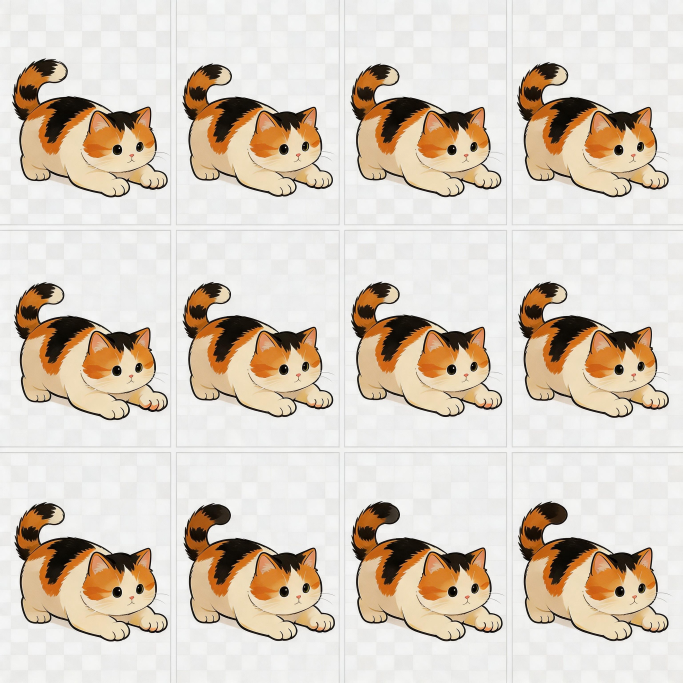
#> input picture 美术资源/live-三花猫.png, 2048 x 2048 px (shown at 1/3 size)
$ python -i process_art.py   (imports and definitions only)
#> lines starting #> are read from the running program, lines starting #| are printed output that depends on the picture; after the words box and inside, x2 and y2 are one past the last pixel; in counts of white or black regions, pixels touching at a corner belong together
"""
美术资源处理流水线：
- 源图为 RGB（背景是烘焙进像素的浅色/棋盘格），统一做「边缘连通浅色」去背 -> 加 alpha 透明通道。
- 猫咪精灵表按网格切帧，每帧只保留最大连通块（自动去掉序号/字母标签/Meow气泡/水印），
  再按所有帧的公共包围盒对齐裁切，输出横向 sprite strip + 单帧。
- 道具单体图：去背 + 自动裁切，输出透明 PNG。
用法：python tools/process_art.py
"""
import os
import numpy as np
from PIL import Image
from scipy import ndimage

SRC = "美术资源"
V3 = os.path.join(SRC, "猫咖素材V3.0")
# 处理后的素材先放仓库根 art-export/ 暂存区，不直接进 miniprogram，
# 避免未接入前就撑爆主包 2MB 限制；接入动画系统时再按分包/CDN 搬运。
OUT = "art-export"


# [5 lines left out: function find, not called in this run]


def foreground_mask(rgb):
    """返回前景布尔mask：去掉与边缘连通的浅色/低饱和背景，保留被描边包住的浅色（白毛等）。"""
    r = rgb[:, :, 0].astype(np.int16)
    g = rgb[:, :, 1].astype(np.int16)
    b = rgb[:, :, 2].astype(np.int16)
    mn = np.minimum(np.minimum(r, g), b)
    mx = np.maximum(np.maximum(r, g), b)
    lightish = (mn > 200) & ((mx - mn) < 30)
    bg = np.zeros(lightish.shape, dtype=bool)
    # 边缘连通的浅色才算背景
    lbl, n = ndimage.label(lightish)
    border_labels = set(lbl[0, :]) | set(lbl[-1, :]) | set(lbl[:, 0]) | set(lbl[:, -1])
    border_labels.discard(0)
    if border_labels:
        bg = np.isin(lbl, list(border_labels))
    fg = ~bg
    # 去掉前景里的细碎噪点
    fg = ndimage.binary_opening(fg, iterations=1)
    fg = ndimage.binary_closing(fg, iterations=2)
    return fg


def to_rgba(rgb, fg):
    h, w = fg.shape
    rgba = np.dstack([rgb, np.where(fg, 255, 0).astype(np.uint8)])
    return rgba


def largest_component(fg):
    lbl, n = ndimage.label(fg)
    if n == 0:
        return fg
    sizes = ndimage.sum(np.ones_like(lbl), lbl, range(1, n + 1))
    keep = np.argmax(sizes) + 1
    return lbl == keep


def bbox(mask):
    ys, xs = np.where(mask)
    if len(ys) == 0:
        return None
    return xs.min(), ys.min(), xs.max() + 1, ys.max() + 1


def autocrop_rgba(rgba, pad=8):
    a = rgba[:, :, 3] > 8
    bb = bbox(a)
    if bb is None:
        return Image.fromarray(rgba)
    x0, y0, x1, y1 = bb
    x0 = max(0, x0 - pad); y0 = max(0, y0 - pad)
    x1 = min(rgba.shape[1], x1 + pad); y1 = min(rgba.shape[0], y1 + pad)
    return Image.fromarray(rgba[y0:y1, x0:x1])


def process_prop(src, out_name, max_dim=512):
#> called with src = '../美术资源/live-三花猫.png', out_name = 'out.png', max_dim = 512
    rgb = np.array(Image.open(src).convert("RGB"))
#> rgb is the input picture: shape (2048, 2048, 3); mean R, G, B 217.2, 206.1, 193
    fg = foreground_mask(rgb)
#> in foreground_mask, `b = rgb[:, :, 2].astype(np.int16)`:
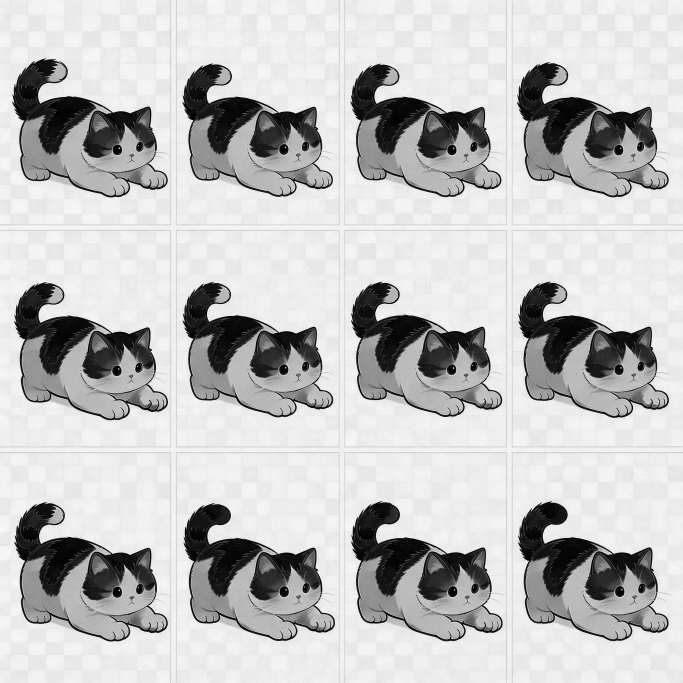
#> b: shape (2048, 2048) int16 (shown at 1/3 size); min 0, max 255, mean 193
#> in foreground_mask, `lightish = (mn > 200) & ((mx - mn) < 30)`:
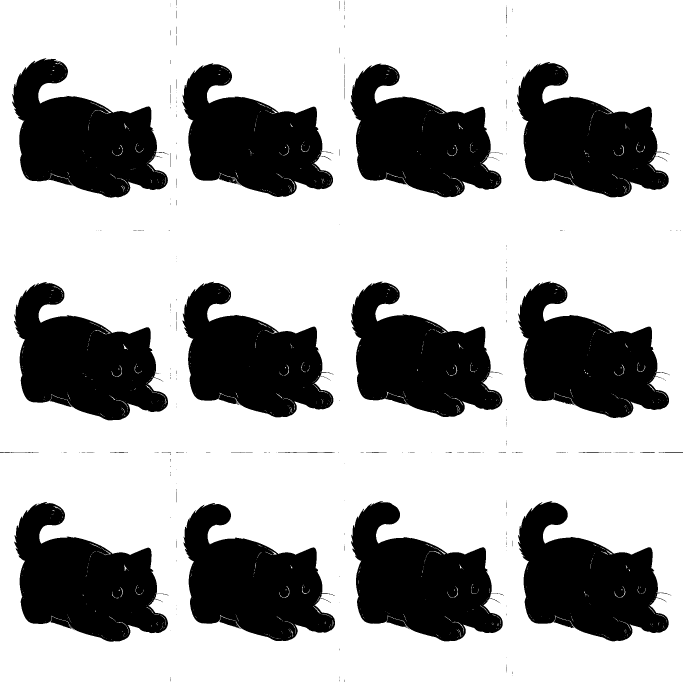
#> lightish: shape (2048, 2048) bool (shown at 1/3 size); 68.1% white; 318 black regions (269 under 20 px), largest, box (x1, y1, x2, y2) and area: (43, 1506, 504, 1925) 114899, (36, 175, 505, 593) 114723, (42, 846, 504, 1261) 113665
#> in foreground_mask, `lbl, n = ndimage.label(lightish)`:
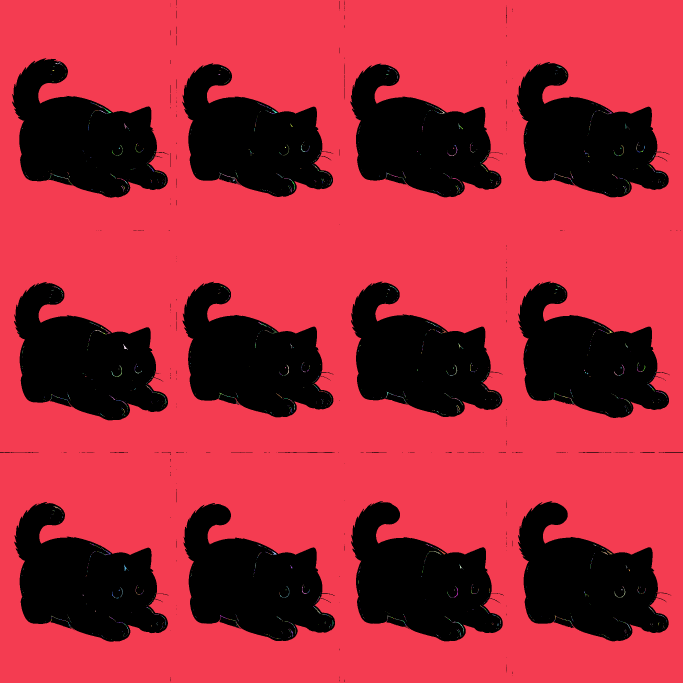
#> lbl: shape (2048, 2048) int32 (shown at 1/3 size); 2671 distinct labels, from 0 to 2670; one colour per label, 0 black
#> in foreground_mask, `lbl, n = ndimage.label(lightish)`: n = 2670
#> in foreground_mask, `border_labels = set(lbl[0, :]) | set(lbl[-1, :]) | set(lbl[:, 0]) | se..`: border_labels = 2 items
#> in foreground_mask, `bg = np.isin(lbl, list(border_labels))`: bg: shape (2048, 2048) bool; 67.8% white; 310 black regions (261 under 20 px), largest, box (x1, y1, x2, y2) and area: (43, 1506, 504, 1925) 115797, (36, 175, 505, 593) 115710, (42, 846, 504, 1261) 114644
#> in foreground_mask, `fg = ndimage.binary_opening(fg, iterations=1)`:
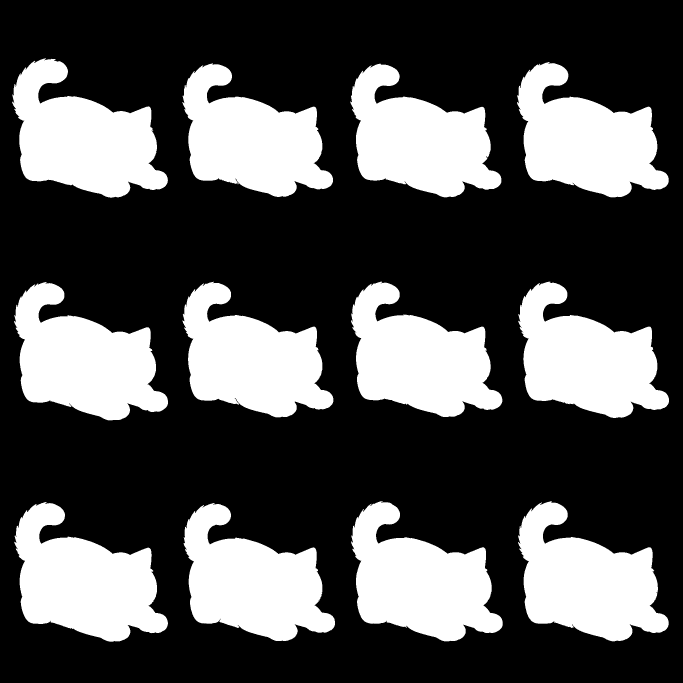
#> fg: shape (2048, 2048) bool (shown at 1/3 size); 32.1% white; 13 white regions (1 under 20 px), largest, box (x1, y1, x2, y2) and area: (43, 1506, 504, 1925) 115735, (36, 175, 504, 593) 115589, (42, 846, 504, 1261) 114555
#> in foreground_mask, `fg = ndimage.binary_closing(fg, iterations=2)`: fg: shape (2048, 2048) bool; 32.1% white; 12 white regions, largest, box (x1, y1, x2, y2) and area: (43, 1506, 504, 1925) 115848, (36, 175, 504, 593) 115715, (42, 846, 504, 1261) 114664
    fg = largest_component(fg)
#> in largest_component, `lbl, n = ndimage.label(fg)`:
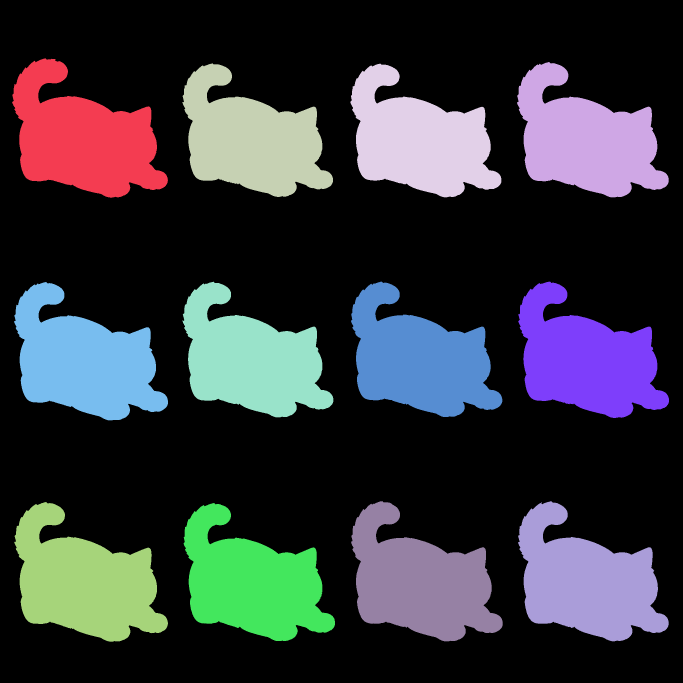
#> lbl: shape (2048, 2048) int32 (shown at 1/3 size); 13 distinct labels, from 0 to 12; one colour per label, 0 black
#> in largest_component, `lbl, n = ndimage.label(fg)`: n = 12
#> in largest_component, `sizes = ndimage.sum(np.ones_like(lbl), lbl, range(1, n + 1))`: sizes = [115715, 110247, 108986, 109316, 110324, 111067, 110952, 114664, 114020, 113313, 115848, 111557]
#> in largest_component, `keep = np.argmax(sizes) + 1`: keep = 11
#> in largest_component, `return lbl == keep`: returned value: shape (2048, 2048) bool; 2.8% white; 1 white region, box (x1, y1, x2, y2) and area: (43, 1506, 504, 1925) 115848
    rgba = to_rgba(rgb, fg)
#> in to_rgba, `rgba = np.dstack([rgb, np.where(fg, 255, 0).astype(np.uint8)])`:
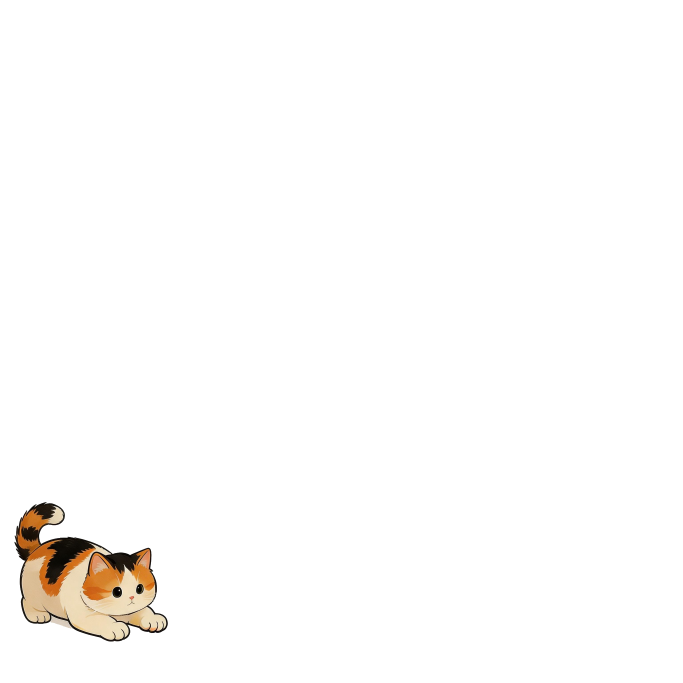
#> rgba: shape (2048, 2048, 4) (shown at 1/3 size); mean R, G, B, A 217.2, 206.1, 193, 7; transparent parts drawn white
    img = autocrop_rgba(rgba, pad=6)
#> in autocrop_rgba, `bb = bbox(a)`: bb = (43, 1506, 504, 1925)
#> in autocrop_rgba, `x0, y0, x1, y1 = bb`: x0 = 43; y0 = 1506; x1 = 504; y1 = 1925
#> in autocrop_rgba, `x0 = max(0, x0 - pad)`: x0 = 37
#> in autocrop_rgba, `y0 = max(0, y0 - pad)`: y0 = 1500
#> in autocrop_rgba, `x1 = min(rgba.shape[1], x1 + pad)`: x1 = 510
#> in autocrop_rgba, `y1 = min(rgba.shape[0], y1 + pad)`: y1 = 1931
#> in autocrop_rgba, `return Image.fromarray(rgba[y0:y1, x0:x1])`:
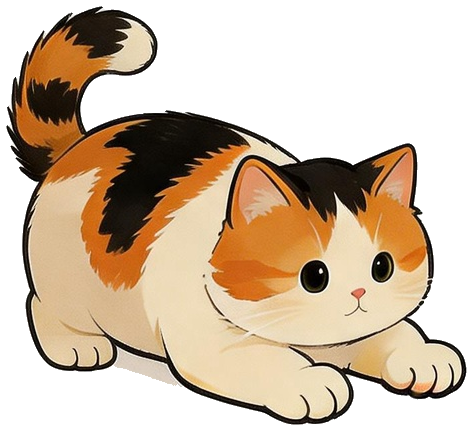
#> returned value: PIL image 473x431 RGBA; mean R, G, B, A 201.5, 181.9, 159.6, 144.9; transparent parts drawn white
    if max(img.size) > max_dim:
        s = max_dim / max(img.size)
        img = img.resize((round(img.width * s), round(img.height * s)), Image.LANCZOS)
    os.makedirs(os.path.dirname(out_name), exist_ok=True)
    img.save(out_name)
    print("prop ->", out_name, img.size)
#| prop -> out.png (473, 431)


# [98 lines left out: functions process_sheet, main, not called in this run]


# [2 lines not run here, left out]

>>> result = process_prop('../美术资源/live-三花猫.png', 'out.png')

$ run again, on 美术资源/live-金渐层.png
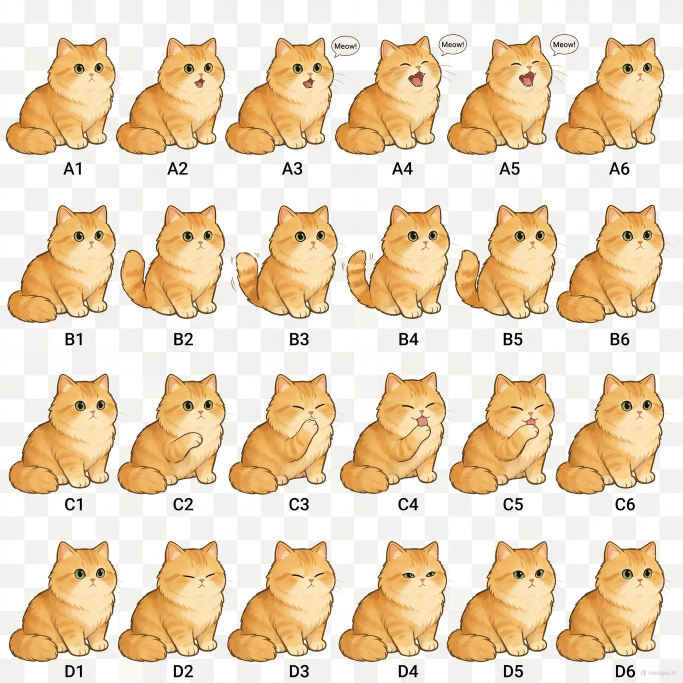
#> input picture 美术资源/live-金渐层.png, 2048 x 2048 px (shown at 1/3 size)
#> in process_prop, rgb is the input picture: shape (2048, 2048, 3); mean R, G, B 235.6, 214.6, 185.1
#> lightish: shape (2048, 2048) bool; 56% white; 213 black regions (110 under 20 px), largest, box (x1, y1, x2, y2) and area: (353, 1622, 679, 1987) 78369, (1340, 1623, 1668, 1987) 78362, (1667, 1624, 2006, 1987) 78141
#> in foreground_mask, `lbl, n = ndimage.label(lightish)`: n = 126
#> border_labels = 1 item
#> bg: shape (2048, 2048) bool; 55.6% white; 195 black regions (107 under 20 px), largest, box (x1, y1, x2, y2) and area: (1340, 1623, 1668, 1987) 78429, (353, 1622, 679, 1987) 78419, (1667, 1624, 2006, 1987) 78196
#> in largest_component, `lbl, n = ndimage.label(fg)`:
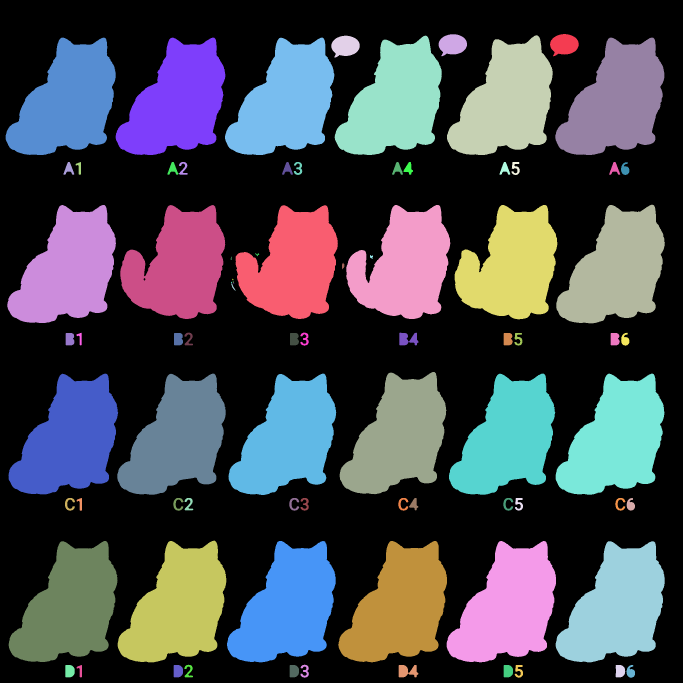
#> lbl: shape (2048, 2048) int32 (shown at 1/3 size); 85 distinct labels, from 0 to 84; one colour per label, 0 black
#> in largest_component, `lbl, n = ndimage.label(fg)`: n = 84
#> sizes = 84 values, max 78437 at index 71, min 5 at index 29, mean 22152.6
#> keep = 72
#> bb = (1340, 1623, 1668, 1987)
#> in autocrop_rgba, `x0, y0, x1, y1 = bb`: x0 = 1340; y0 = 1623; x1 = 1668; y1 = 1987
#> in autocrop_rgba, `x0 = max(0, x0 - pad)`: x0 = 1334
#> in autocrop_rgba, `y0 = max(0, y0 - pad)`: y0 = 1617
#> in autocrop_rgba, `x1 = min(rgba.shape[1], x1 + pad)`: x1 = 1674
#> in autocrop_rgba, `y1 = min(rgba.shape[0], y1 + pad)`: y1 = 1993
#> in autocrop_rgba, `return Image.fromarray(rgba[y0:y1, x0:x1])`:
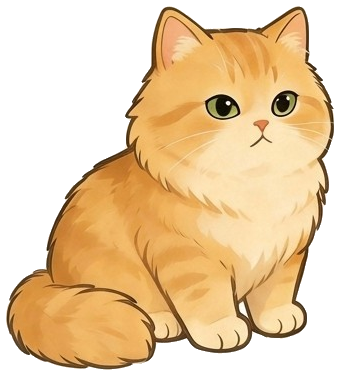
#> returned value: PIL image 340x376 RGBA; mean R, G, B, A 231.8, 202.1, 160.9, 156.5; transparent parts drawn white
#| prop -> out.png (340, 376)
